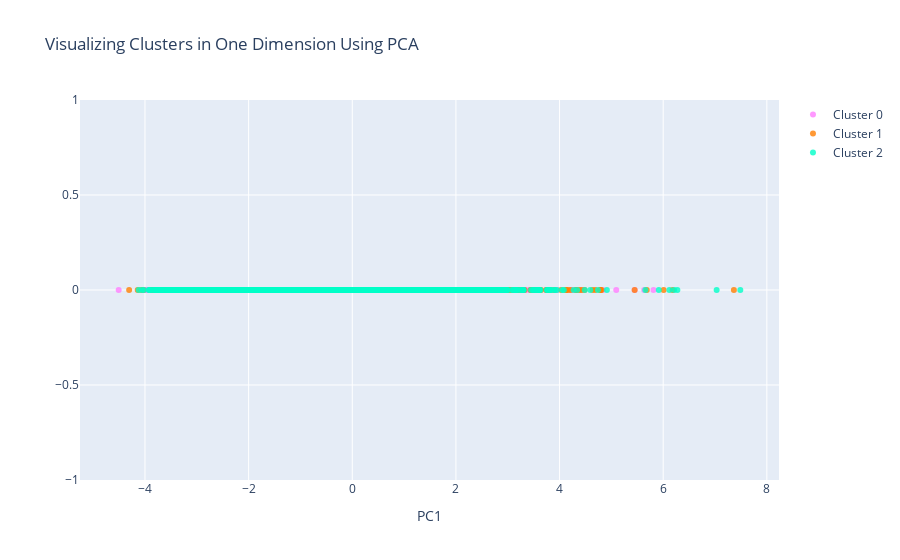

Source (notebook cell):
### Code cell
#Instructions for building the 1-D plot

#trace1 is for 'Cluster 0'
trace1 = go.Scatter(
                    x = cluster0["PC1_1d"],
                    y = cluster0["dummy"],
                    mode = "markers",
                    name = "Cluster 0",
                    marker = dict(color = 'rgba(255, 128, 255, 0.8)'),
                    text = None)

#trace2 is for 'Cluster 1'
trace2 = go.Scatter(
                    x = cluster1["PC1_1d"],
                    y = cluster1["dummy"],
                    mode = "markers",
                    name = "Cluster 1",
                    marker = dict(color = 'rgba(255, 128, 2, 0.8)'),
                    text = None)

#trace3 is for 'Cluster 2'
trace3 = go.Scatter(
                    x = cluster2["PC1_1d"],
                    y = cluster2["dummy"],
                    mode = "markers",
                    name = "Cluster 2",
                    marker = dict(color = 'rgba(0, 255, 200, 0.8)'),
                    text = None)

data = [trace1, trace2, trace3]

title = "Visualizing Clusters in One Dimension Using PCA"
layout = dict(title = title,
              xaxis= dict(title= 'PC1',ticklen= 5,zeroline= False),
              yaxis= dict(title= '',ticklen= 5,zeroline= False)
             )

fig = dict(data = data, layout = layout)

iplot(fig)

### Figure 1 — Plotly figure (JSON) as saved in the notebook; plotly's stock layout.template omitted (floating-point values rounded to 4 significant figures; data arrays with more than 128 entries replaced by an {"elided": "..."} marker saying what was removed)
{"data": [{"marker": {"color": "rgba(255, 128, 255, 0.8)"}, "mode": "markers", "name": "Cluster 0", "type": "scatter", "x": {"elided": "1471 float values"}, "y": {"elided": "1471 int values"}}, {"marker": {"color": "rgba(255, 128, 2, 0.8)"}, "mode": "markers", "name": "Cluster 1", "type": "scatter", "x": {"elided": "1441 float values"}, "y": {"elided": "1441 int values"}}, {"marker": {"color": "rgba(0, 255, 200, 0.8)"}, "mode": "markers", "name": "Cluster 2", "type": "scatter", "x": {"elided": "2088 float values"}, "y": {"elided": "2088 int values"}}], "layout": {"title": {"text": "Visualizing Clusters in One Dimension Using PCA"}, "xaxis": {"ticklen": 5, "title": {"text": "PC1"}, "zeroline": false}, "yaxis": {"ticklen": 5, "title": {"text": ""}, "zeroline": false}}}
